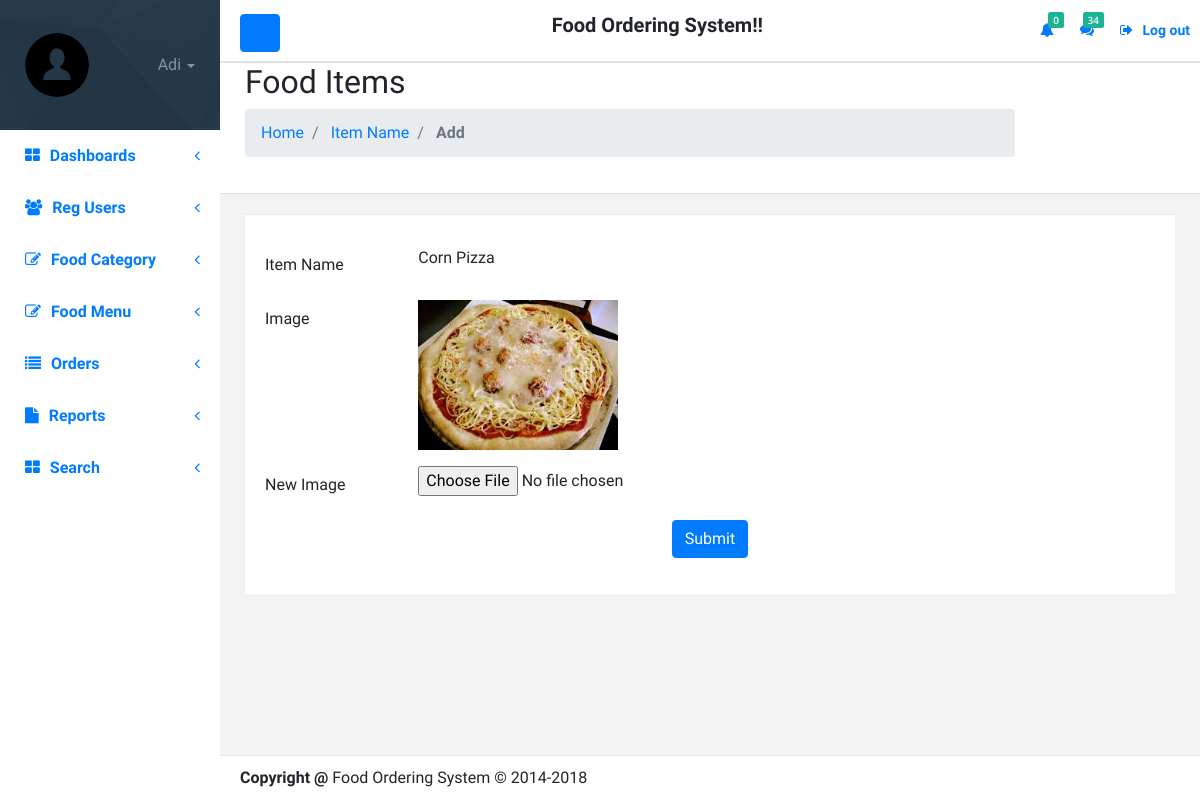
The app's page /admin/changeimage.php?editid=1 (signed in) with its own data.
### tables this page shows
CREATE TABLE `tblfood` (
  `ID` int(10) NOT NULL,
  `CategoryName` varchar(120) DEFAULT NULL,
  `ItemName` varchar(120) DEFAULT NULL,
  `ItemPrice` varchar(120) DEFAULT NULL,
  `ItemDes` varchar(500) DEFAULT NULL,
  `Image` varchar(120) DEFAULT NULL,
  `ItemQty` varchar(120) DEFAULT NULL
);

### admin/changeimage.php (the view, shortened to what this page needs)
<?php
include('includes/dbconnection.php');
if (strlen($_SESSION['fosaid']==0)) {
  header('location:logout.php');
  } else{
  ?>
<!DOCTYPE html>
<html>
<head>
    <link href="font-awesome/css/font-awesome.css" rel="stylesheet">
    <link href="css/plugins/iCheck/custom.css" rel="stylesheet">
    <link href="css/plugins/steps/jquery.steps.css" rel="stylesheet">
    <link href="css/animate.css" rel="stylesheet">
    <link href="css/style.css" rel="stylesheet">
    <link href="css/theme.css" rel="stylesheet">
</head>
<body>
    <div id="wrapper">
        <?php include_once('includes/leftbar.php');?>
        <div id="page-wrapper" class="gray-bg">
            <?php include_once('includes/header.php');?>
            <div class="row wrapper border-bottom white-bg page-heading">
                <div class="col-lg-10">
                    <h2>Food Items</h2>
                    <ol class="breadcrumb">
                        <li class="breadcrumb-item">
                            <a href="dashboard.php">Home</a>
                        </li>
                        <li class="breadcrumb-item">
                            <a>Item Name</a>
                        </li>
                        <li class="breadcrumb-item active">
                            <strong>Add</strong>
                        </li>
                    </ol>
                </div>
            </div>
            <div class="wrapper wrapper-content animated fadeInRight">
                <div class="row">
                    <div class="col-lg-12">
                        <div class="ibox">
                            <div class="ibox-content">
                                <?php
 $cid=$_GET['editid'];
$ret=mysqli_query($con,"select * from tblfood where ID='$cid'");
while ($row=mysqli_fetch_array($ret)) {
?>
                                <form id="submit" action="#" class="wizard-big" method="post" name="submit"
                                    enctype="multipart/form-data">
                                    <fieldset>
                                        <div class="form-group row"><label class="col-sm-2 col-form-label">Item
                                                Name</label>
                                            <div class="col-sm-10"><?php  echo $row['ItemName'];?></div>
                                        </div>
                                        <div class="form-group row"><label class="col-sm-2 col-form-label">Image</label>
                                            <div class="col-sm-10"><img src="itemimages/<?php echo $row['Image'];?>"
                                                    width="200" height="150" value="<?php  echo $row['Image'];?>">
                                            </div>
                                        </div>
                                        <div class="form-group row"><label class="col-sm-2 col-form-label">New
                                                Image</label>
                                            <div class="col-sm-10"><input type="file" name="itemimages" required="true">
                                            </div>
                                        </div>
                                    </fieldset>
                                    <?php } ?>
                                    <p style="text-align: center;"><button type="submit" name="submit"
                                            class="btn btn-primary">Submit</button></p>
                                </form>
                            </div>
                        </div>
                    </div>
                </div>
            </div>
            <?php include_once('includes/footer.php');?>
        </div>
    </div>
</body>
</html>
<?php }  ?>

### admin/includes/leftbar.php (shortened to what this page needs)
    <nav class="navbar-default navbar-static-side" role="navigation">
        <div class="sidebar-collapse">
            <ul class="nav metismenu" id="side-menu">
                <li class="nav-header">
                    <div class="dropdown profile-element">
                        <img alt="image" class="rounded-circle" src="img/user.png"/>
                        <a data-toggle="dropdown" class="dropdown-toggle" href="#">
                            <?php
$admid=$_SESSION['fosaid'];
$ret=mysqli_query($con,"select AdminName from tbladmin where ID='$admid'");
$row=mysqli_fetch_array($ret);
$name=$row['AdminName'];
?>
                            <span class="text-muted text-xs block"><?php echo $name; ?> <b class="caret"></b></span>
                        </a>
                    </div>
                </li>
                <li>
                    <a href="dashboard.php" style="color:#007bff;"><i class="fa fa-th-large"></i> <span class="nav-label">Dashboards</span> <span class="fa arrow"></span></a>
                                    </li>
                                    <li>
                    <a href="user-detail.php" style="color:#007bff;"><i class="fa fa-users"></i> <span class="nav-label">Reg Users</span> <span class="fa arrow"></span></a>
                                    </li>
                <li>
                    <a href="#"  style="color:#007bff;"><i class="fa fa-edit"></i> <span class="nav-label">Food Category</span><span class="fa arrow"></span></a>
                </li>
 <li>
                    <a href="#" style="color:#007bff;"><i class="fa fa-edit"></i> <span class="nav-label">Food Menu</span><span class="fa arrow"></span></a>
                </li>
                <li>
                    <a href="#" style="color:#007bff;"><i class="fa fa-list"></i> <span class="nav-label">Orders</span><span class="fa arrow"></span></a>
                </li>
                   <li>
                    <a href="#" style="color:#007bff;"><i class="fa fa-file"></i> <span class="nav-label">Reports</span><span class="fa arrow"></span></a>
                </li>
                <li>
                    <a href="search.php" style="color:#007bff;"><i class="fa fa-th-large"></i> <span class="nav-label">Search</span> <span class="fa arrow"></span></a>
                                    </li>
            </ul>
        </div>
    </nav>

### records on screen
tblfood: ItemName "Corn Pizza", Image (picture)

### other values on screen
$name "Adi"
$num "0"
$msgcount "34"
